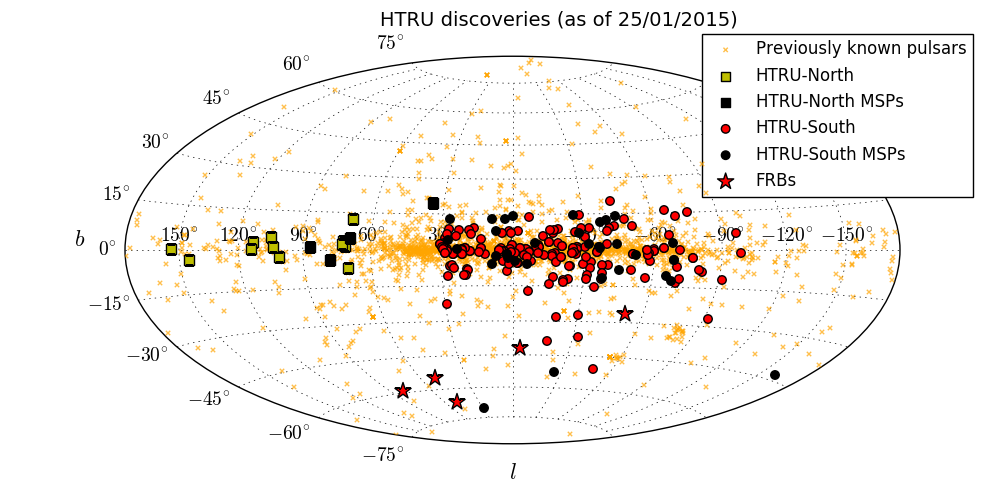

This chart was generated by the following Python code:
#Last modified: 06/05/2016 Cherry Ng

import matplotlib as mpl
import numpy as np
import pylab as plt
import ephem
import time
import sys

today=time.strftime("%x")

plt.rcParams.update({'font.size':14})
plt.figure(figsize=[10,5])
ax = plt.axes(projection="hammer")

#setup axes and tick labels
plt.text(0.5,-0.05,r"$l$",
         fontsize=16,
         verticalalignment="top",
         horizontalalignment="center",
         transform=ax.transAxes,
         alpha=1,weight='bold' )
plt.ylabel(r"$b$",fontsize=16,rotation=0,
           alpha=1)
locs,labs = plt.xticks()
labs = [r"$%s^{\circ}$"%(-1*ii) for ii in range(-150,210,30)]
plt.xticks(locs,labs)
locs,labs = plt.yticks()
labs = [r"$%s^{\circ}$"%(ii) for ii in range(-75,90,15)]
plt.yticks(locs,labs)
plt.grid()

#transform 0-360 gal to -pi to pi
def trans(val):
    if val<180:
        return -1*np.pi*val/180.
    else:
        return (360-val)*np.pi/180.

def transrad(val):
    print val
    if val > np.pi:
        return -1*(2*np.pi-val)
    else:
        return val

x = np.genfromtxt("known-pulsars.dat").transpose()
x[0] = np.array([trans(i) for i in x[0]])
x[1]*=(np.pi/180.)
plt.scatter(x[0],x[1],s=10,marker="x",c="Orange",zorder=1000,edgecolor="OrangeRed",alpha=0.7, label="Previously known pulsars")

htruN = np.genfromtxt("new-HTRU-North.dat", dtype={'names': ('ra', 'dec'),'formats': ('S12', 'S12')}, unpack=True).transpose()
pos =np.array([(j.lon,j.lat) for j in [ephem.Galactic(ephem.Equatorial(i[0],i[1])) for i in htruN]]).transpose()
nx = np.array([transrad(i) for i in pos[0]])
plt.scatter(-nx,pos[1],marker="s",s=45,color="y",edgecolor="k",zorder=2000,label="HTRU-North")

htruNm = np.genfromtxt("new-HTRU-North-MSP.dat", dtype={'names': ('ra', 'dec'),'formats': ('S12', 'S12')}, unpack=True).transpose()
pos =np.array([(j.lon,j.lat) for j in [ephem.Galactic(ephem.Equatorial(i[0],i[1])) for i in htruNm]]).transpose()
nx = np.array([transrad(i) for i in pos[0]])
plt.scatter(-nx,pos[1],marker="s",s=45,color="black",edgecolor="k",zorder=2100,label="HTRU-North MSPs")

htruS = np.genfromtxt("new-HTRU-South.dat", dtype={'names': ('ra', 'dec'),'formats': ('S12', 'S12')}, unpack=True).transpose()
pos =np.array([(j.lon,j.lat) for j in [ephem.Galactic(ephem.Equatorial(i[0],i[1])) for i in htruS]]).transpose()
nx = np.array([transrad(i) for i in pos[0]])
plt.scatter(-nx,pos[1],marker=".",s=150,color="red",edgecolor="k",zorder=2000, label="HTRU-South")

htruSm = np.genfromtxt("new-HTRU-South-MSP.dat", dtype={'names': ('ra', 'dec'),'formats': ('S12', 'S12')}, unpack=True).transpose()
pos =np.array([(j.lon,j.lat) for j in [ephem.Galactic(ephem.Equatorial(i[0],i[1])) for i in htruSm]]).transpose()
nx = np.array([transrad(i) for i in pos[0]])
plt.scatter(-nx,pos[1],marker=".",s=150,color="black",edgecolor="k",zorder=2100, label="HTRU-South MSPs")

#Plot FRBs (optional)
if len(sys.argv) > 1:
    frbFile = sys.argv[1]
    frb = np.genfromtxt(frbFile, dtype={'names': ('ra', 'dec'),'formats': ('S12', 'S12')}, unpack=True).transpose()
    pos =np.array([(j.lon,j.lat) for j in [ephem.Galactic(ephem.Equatorial(i[0],i[1])) for i in frb]]).transpose()
    nx = np.array([transrad(i) for i in pos[0]])
    plt.scatter(-nx,pos[1],marker="*",s=150,color="red",edgecolor="k",zorder=2000, label="FRBs")


plt.legend(bbox_to_anchor=(1.105,1.08),  scatterpoints = 1, prop={'size':12})
plt.figtext(0.38, 0.95, "HTRU discoveries (as of "+str(today)+")")
plt.show()
